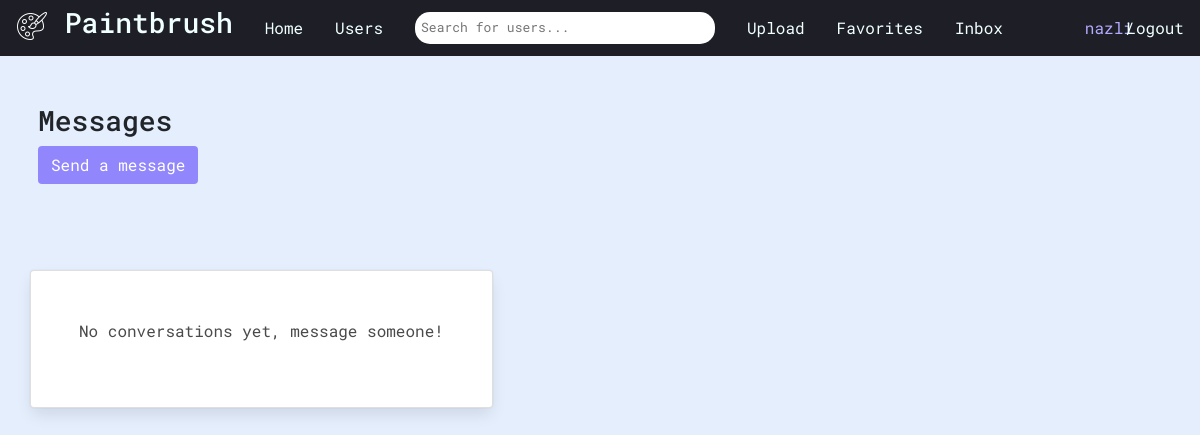
The page /inbox/ (signed in) on the database as committed earlier.
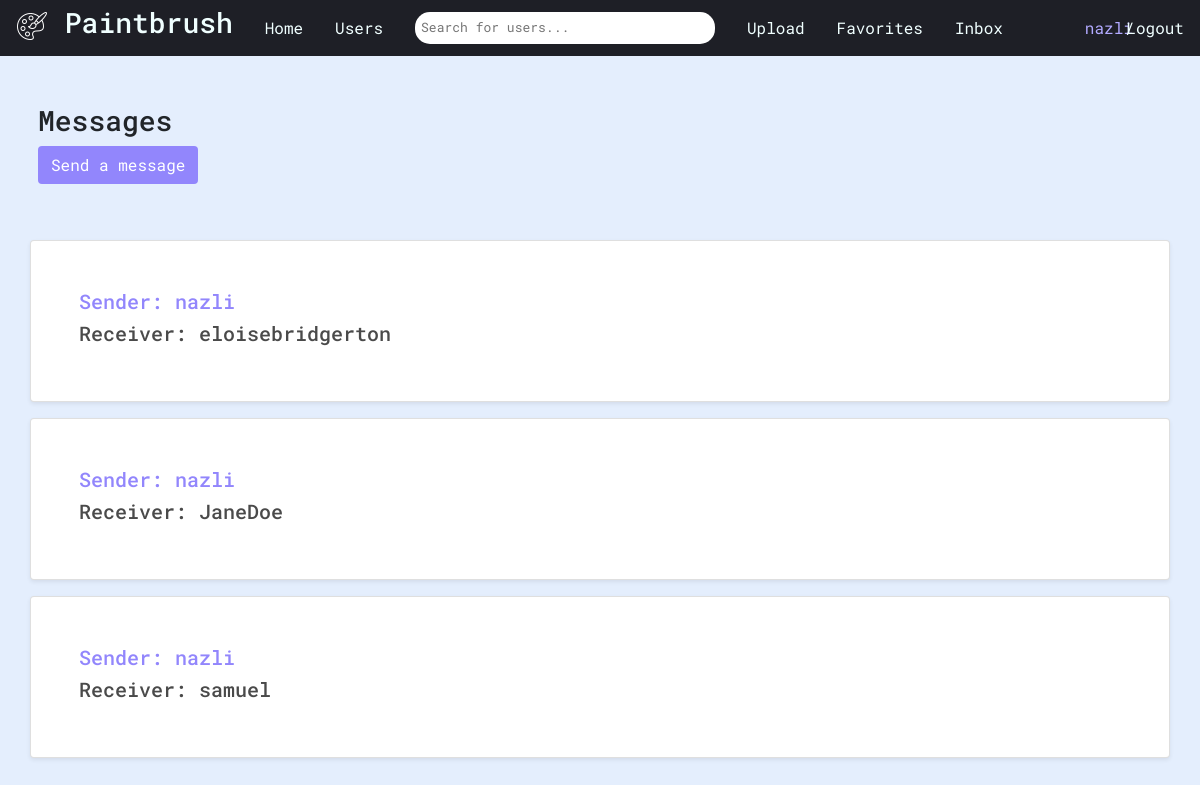
The same page on the database as committed later.
### directmessages/models.py (models this page shows)
class ThreadModel(models.Model):
    user = models.ForeignKey(Profile, on_delete=models.CASCADE, related_name='+')
    receiver =models.ForeignKey(Profile, on_delete=models.CASCADE, related_name='+')

### users/models.py (models this page shows)
class Profile(models.Model):
    user = models.OneToOneField(User, on_delete=models.CASCADE, related_name='profile', null=True, blank=True)
    name = models.CharField(max_length=200, blank=True, null=True)
    username = models.CharField(max_length=200, blank=True, null=True)
    email = models.EmailField(max_length=500, blank=True, null=True)
    bio = models.TextField(blank=True, null=True)
    profile_image = models.ImageField(null=True, blank=True, upload_to='profiles', default='defaultavatar.png')
    created = models.DateTimeField(auto_now_add=True)
    id = models.UUIDField(default=uuid.uuid4, unique=True, primary_key=True, editable=False)
    follows = models.ManyToManyField("self", related_name="followed_by", symmetrical=False, blank=True)
    def __str__(self):
        return str(self.username)

### directmessages/views.py (the view)
# urls.py: path('inbox/', views.listThreads, name="inbox"),
@login_required(login_url="login")
def listThreads(request):
   threads = ThreadModel.objects.filter(Q(user = request.user.profile) | Q(receiver = request.user.profile))
   context = {
        'threads': threads
     }
   return render(request, 'directmessages/inbox.html', context)

### templates/directmessages/inbox.html (shortened to what this page needs)
<head>
</head>
{% extends 'base.html' %}
{% load static %}
{% block content %}
<div class="container">
    <div class ="row">
        <div class ="col-12 p-5">
            <h3 style="margin-left:-40px;"> Messages </h3>
            <form method="GET" action="{% url 'create-thread' %}">
                <button class="btn mb-2" type="submit" style="margin-left:-40px;">Send a message</button>
            </form>
        </div>
    </div>
    {% for thread in threads.all %}
    <div class ="row mb-3">
        <div class ="card col-md-12 p-5 shadow-sm">
            <h5 style="color:#9286fc;"> Sender: {{thread.user}} </h5>
            <h5> Receiver: {{thread.receiver}} </h5>
        </div>
    </div>
    {% endfor %}
    {% if not threads %}
    <div class="row">
        <div class="card p-5" style="margin-top: 30px;">
            <p>No conversations yet, message someone!</p>
        </div>
    </div>
    {% endif %}
</div>
{% endblock content %}

Rows that differ between the two databases and show on the page:
added ThreadModel: user "nazli", receiver "eloisebridgerton"
added ThreadModel: user "nazli", receiver "JaneDoe"
added ThreadModel: user "nazli", receiver "samuel"
Other text that changed with them:
text no longer shown: "No conversations yet, message someone!"
